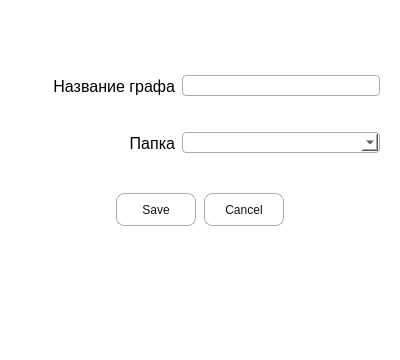
<?xml version="1.0" encoding="UTF-8"?>
<ui version="4.0">
 <class>add_graph_dialog</class>
 <widget class="QDialog" name="add_graph_dialog">
  <property name="geometry">
   <rect>
    <x>0</x>
    <y>0</y>
    <width>400</width>
    <height>360</height>
   </rect>
  </property>
  <property name="windowTitle">
   <string>Сохранение графа</string>
  </property>
  <property name="styleSheet">
   <string notr="true">QDialog{
background-color: rgb(255, 255, 255);
}

QWidget{
background-color: rgb(255, 255, 255);
}

QFrame{
	border-color: rgb(245, 242, 242);
background-color: rgb(255, 255, 255);
}

QPushButton{
	width: 70px;
	height: 23px;
	color: rgb(17,17,17);
	border-width: 1px;
	border-radius: 8px;
	border-color: rgb(174, 171, 171);
	border-style: solid;
	background-color: rgb(255, 255, 255);
	margin: 1px;
	padding: 4px;
}

QPushButton:hover{
	width: 70px;
	height: 23px;
	color: rgb(17,17,17);
	border-width: 1px;
	border-radius: 8px;
	border-color: rgb(174, 171, 171);
	border-style: solid;
	background-color: rgb(249, 247, 247);
	margin: 1px;
	padding: 2px;
}

QLineEdit{
	border-width: 1px;
	border-radius: 4px;
	border-style: solid;
	border-color: rgb(174, 171, 171);
	margin: 1px;
	padding: 2px;
	background-color: rgb(255, 255, 255);
}

QComboBox{
	border-width: 1px;
	border-radius: 4px;
	border-style: solid;
	border-color: rgb(174, 171, 171);
	margin: 1px;
	padding: 2px;
}
</string>
  </property>
  <widget class="QDialogButtonBox" name="buttonBox">
   <property name="geometry">
    <rect>
     <x>0</x>
     <y>180</y>
     <width>400</width>
     <height>60</height>
    </rect>
   </property>
   <property name="orientation">
    <enum>Qt::Horizontal</enum>
   </property>
   <property name="standardButtons">
    <set>QDialogButtonBox::Cancel|QDialogButtonBox::Save</set>
   </property>
   <property name="centerButtons">
    <bool>true</bool>
   </property>
  </widget>
  <widget class="QWidget" name="gridLayoutWidget">
   <property name="geometry">
    <rect>
     <x>20</x>
     <y>50</y>
     <width>361</width>
     <height>131</height>
    </rect>
   </property>
   <layout class="QGridLayout" name="gridLayout">
    <property name="sizeConstraint">
     <enum>QLayout::SetNoConstraint</enum>
    </property>
    <property name="spacing">
     <number>6</number>
    </property>
    <item row="0" column="0">
     <widget class="QLabel" name="name_graph_label">
      <property name="sizePolicy">
       <sizepolicy hsizetype="Fixed" vsizetype="Fixed">
        <horstretch>0</horstretch>
        <verstretch>0</verstretch>
       </sizepolicy>
      </property>
      <property name="minimumSize">
       <size>
        <width>100</width>
        <height>30</height>
       </size>
      </property>
      <property name="maximumSize">
       <size>
        <width>220</width>
        <height>30</height>
       </size>
      </property>
      <property name="font">
       <font>
        <family>MS Shell Dlg 2</family>
        <pointsize>12</pointsize>
       </font>
      </property>
      <property name="layoutDirection">
       <enum>Qt::LeftToRight</enum>
      </property>
      <property name="text">
       <string>Название графа</string>
      </property>
      <property name="alignment">
       <set>Qt::AlignRight|Qt::AlignTrailing|Qt::AlignVCenter</set>
      </property>
      <property name="wordWrap">
       <bool>true</bool>
      </property>
      <property name="margin">
       <number>3</number>
      </property>
     </widget>
    </item>
    <item row="1" column="0">
     <widget class="QLabel" name="name_folder_label">
      <property name="sizePolicy">
       <sizepolicy hsizetype="Fixed" vsizetype="Fixed">
        <horstretch>0</horstretch>
        <verstretch>0</verstretch>
       </sizepolicy>
      </property>
      <property name="minimumSize">
       <size>
        <width>100</width>
        <height>30</height>
       </size>
      </property>
      <property name="maximumSize">
       <size>
        <width>220</width>
        <height>30</height>
       </size>
      </property>
      <property name="font">
       <font>
        <family>MS Shell Dlg 2</family>
        <pointsize>12</pointsize>
       </font>
      </property>
      <property name="layoutDirection">
       <enum>Qt::LeftToRight</enum>
      </property>
      <property name="text">
       <string>Папка</string>
      </property>
      <property name="alignment">
       <set>Qt::AlignRight|Qt::AlignTrailing|Qt::AlignVCenter</set>
      </property>
      <property name="wordWrap">
       <bool>true</bool>
      </property>
      <property name="margin">
       <number>3</number>
      </property>
     </widget>
    </item>
    <item row="0" column="1">
     <widget class="QLineEdit" name="name_graph">
      <property name="sizePolicy">
       <sizepolicy hsizetype="Fixed" vsizetype="Fixed">
        <horstretch>3</horstretch>
        <verstretch>0</verstretch>
       </sizepolicy>
      </property>
      <property name="minimumSize">
       <size>
        <width>200</width>
        <height>23</height>
       </size>
      </property>
      <property name="maximumSize">
       <size>
        <width>10000</width>
        <height>23</height>
       </size>
      </property>
     </widget>
    </item>
    <item row="1" column="1">
     <widget class="QComboBox" name="folders_box">
      <property name="sizePolicy">
       <sizepolicy hsizetype="Fixed" vsizetype="Fixed">
        <horstretch>0</horstretch>
        <verstretch>0</verstretch>
       </sizepolicy>
      </property>
      <property name="minimumSize">
       <size>
        <width>200</width>
        <height>23</height>
       </size>
      </property>
      <property name="maximumSize">
       <size>
        <width>16777215</width>
        <height>23</height>
       </size>
      </property>
     </widget>
    </item>
   </layout>
  </widget>
 </widget>
 <resources/>
 <connections>
  <connection>
   <sender>buttonBox</sender>
   <signal>accepted()</signal>
   <receiver>add_graph_dialog</receiver>
   <slot>accept()</slot>
   <hints>
    <hint type="sourcelabel">
     <x>248</x>
     <y>254</y>
    </hint>
    <hint type="destinationlabel">
     <x>157</x>
     <y>274</y>
    </hint>
   </hints>
  </connection>
  <connection>
   <sender>buttonBox</sender>
   <signal>rejected()</signal>
   <receiver>add_graph_dialog</receiver>
   <slot>reject()</slot>
   <hints>
    <hint type="sourcelabel">
     <x>316</x>
     <y>260</y>
    </hint>
    <hint type="destinationlabel">
     <x>286</x>
     <y>274</y>
    </hint>
   </hints>
  </connection>
 </connections>
</ui>
